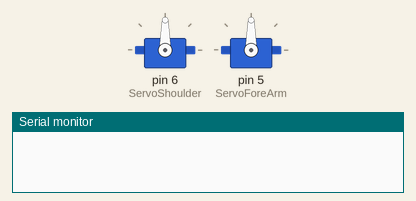
The sketch below on a simulated Arduino Uno, built with avr-gcc and run on an emulated ATmega328P. Parts: 2 × servo, the last lines printed to the serial monitor.

Above: at 0.1 s.
At 1.1 s:
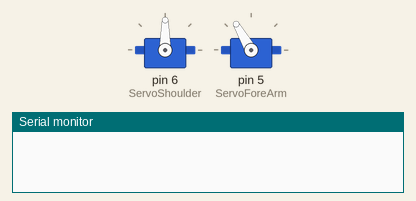
At 2.1 s:
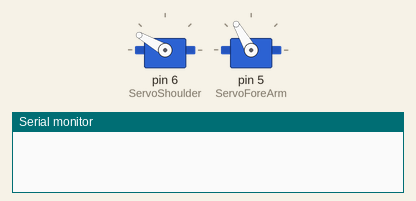
At 12.2 s:
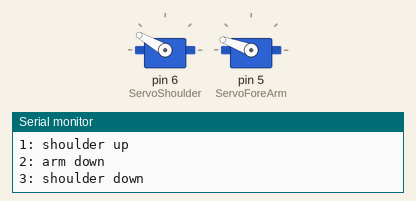
Timing chart, 0 to 40.0 s (numbered marks = the images above):
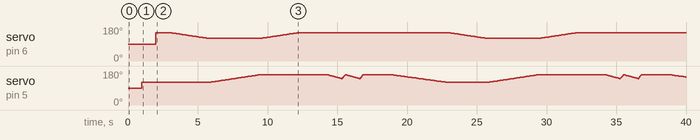

Measured:
- by itself, servo on pin 5 (ServoForeArm): 90° → 120° at 1.0 s, → 121° 4.9 s later, → 122° 0.09 s later, → 123° 0.09 s later, … (257 changes in this stretch)
- by itself, servo on pin 6 (ServoShoulder): 90° → 150° at 2.0 s, → 149° 1.1 s later, → 148° 0.09 s later, → 147° 0.09 s later, … (121 changes in this stretch)

The sketch:

Test_Move_Arm_mod.ino
```cpp
#include <Servo.h>

Servo ServoShoulder; // pin6
Servo ServoForeArm;  // pin5

void setup() {
  ServoShoulder.attach(6);
  ServoForeArm.attach(5);

  Serial.begin(9600);
  delay(1000);
  ServoForeArm.write(120);
  delay(1000);
  ServoShoulder.write(150);
  delay(1000);
}

void moveServo(Servo &servo, int startPos, int endPos, int delayTime) {
  int pos = 0;
  if (startPos < endPos) {
    for (pos = startPos; pos <= endPos; pos += 1) {
      servo.write(pos);
      delay(delayTime);
    }
  }
  else
  {
    for (pos = startPos; pos >= endPos; pos -= 1) {
      servo.write(pos);
      delay(delayTime);
    }
  }
}

void loop() {
  Serial.println("1: shoulder up");
  moveServo(ServoShoulder, 150, 120, 90);
  Serial.println("2: arm down");
  moveServo(ServoForeArm,  120, 160, 90);
  Serial.println("3: shoulder down");
  moveServo(ServoShoulder, 120, 150, 90);
  delay(2000);

  Serial.println("4: arm up");
  moveServo(ServoForeArm,  160, 140, 50);
  Serial.println("5: arm down");
  moveServo(ServoForeArm,  140, 160, 12);
  Serial.println("4: arm up");
  moveServo(ServoForeArm,  160, 140, 50);
  Serial.println("5: arm down");
  moveServo(ServoForeArm,  140, 160, 10);
  delay(2000);
  moveServo(ServoForeArm,  160, 120, 100);

}
```
